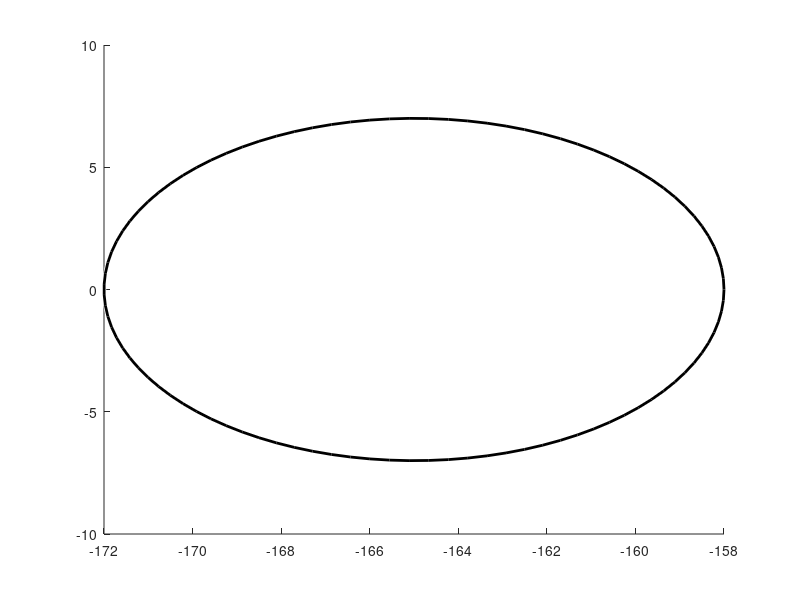

Write the MATLAB code that produced this figure. (Note: this script raises an error after producing the figure.)
save = 0;
savename = 'test';

bayes_state = [0;-0.8;1];

for i  = 1:10
    try
        %load('atest' + string(i) + '.mat');
        load('C:\Users\dshar\Downloads\Bayes180_1_test' + string(i) + '.mat');
        [x, y] = pol2cart(-(results(:,3)-pi/4), results(:,2));
        plot(smooth(x,10), smooth(y,10), 'LineWidth', 2);     
        h = viscircles([0 0], 20, 'Color', 'k');
        fill(h.Children(1).XData(1:end-1), h.Children(1).YData(1:end-1), 'k');
        viscircles([0 0], 165, 'Color', 'k');
        hold on
    catch
    end    
end

[x, y] = pol2cart(-(pi/2*(bayes_state(3)+1)), 165);
h = viscircles([x y], 7, 'Color', 'k');
fill(h.Children(1).XData(1:end-1), h.Children(1).YData(1:end-1), 'k');

%[x, y] = pol2cart(-(pi/2*(bayes_state(2)+1)), 65*(bayes_state(1)+1) + 40);
%scatter(x, y, 150, 'k', 'x', 'LineWidth', 3)

axis square
set(gca,'XColor', 'none','YColor','none')

if save
    exportgraphics(gcf, "AutosavedFigures/"+...
        savename+string(num)+".eps", 'ContentType',...
        'vector', 'BackgroundColor', 'none');
end